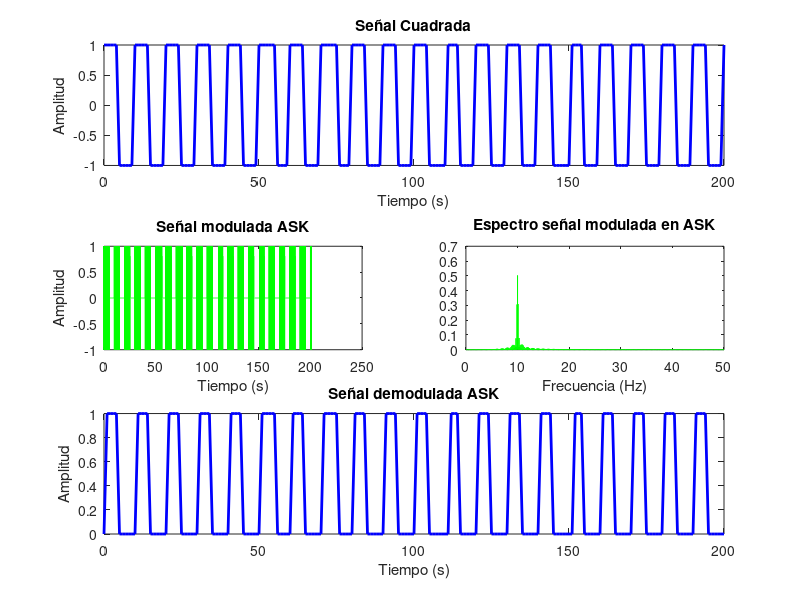

Write the MATLAB code that produced this figure.
% Parámetros de la modulación ASK
fc = 10;    % Frecuencia de la portadora en Hz
fs = 100;   % Frecuencia de muestreo en Hz
Tb = 1;     % Duración de bit en segundos

% Generación de la señal cuadrada
t1 = 0:1:2*fs; % Vector de tiempo para la señal cuadrada
square_signal = square(2*pi*fc/fs*t1); % Señal cuadrada con frecuencia fc

% Generación de la señal modulada ASK
t = 0:1/fs:length(square_signal)*Tb-1/fs;

portadora = cos(2*pi*fc*t);  % Señal portadora

ask_signal = zeros(1, length(t));
for i = 1:length(square_signal)
    if square_signal(i) == 1
        ask_signal((i-1)*fs*Tb+1:i*fs*Tb) = portadora((i-1)*fs*Tb+1:i*fs*Tb);
    end
end

% Señal Original (Señal Cuadrada)
subplot(3,2,[1,2])
plot(t1, square_signal, 'b', 'LineWidth', 2);
xlabel('Tiempo (s)');
ylabel('Amplitud');
title('Señal Cuadrada');

% Visualización de la señal modulada ASK
subplot(3,2,3)
plot(t, ask_signal,'g');
xlabel('Tiempo (s)');
ylabel('Amplitud');
title('Señal modulada ASK');

% Calcular la Transformada de Fourier de la señal demodulada
N = length(ask_signal);
Y = fft(ask_signal);
P2 = abs(Y/N);
P1 = P2(1:N/2+1);
P1(2:end-1) = 2*P1(2:end-1);
f = fs*(0:(N/2))/N;

% Gráficos
subplot(3,2,4);
plot(f, P1,'g');
title('Espectro señal modulada en ASK');
xlabel('Frecuencia (Hz)');

%% DEMODULACIÓN

% Demodulación de la señal ASK

% Multiplicar la señal modulada ASK por la señal portadora original
demod_signal = ask_signal .* portadora;

% Aplicar un filtro pasa bajo para eliminar la frecuencia de la portadora
filtro_pasabajo = fir1(50, 0.1); % Filtro FIR pasa bajo de orden 50
demod_signal_filtered = filter(filtro_pasabajo, 1, demod_signal);

% Muestrear la señal filtrada en los momentos en que deberían haber estado los bits originales
demod_samples = demod_signal_filtered((Tb/2*fs):Tb*fs:end);

% Decidir sobre un umbral y decodificar los bits
umbral = 0.5; % Umbral de decisión
bits_recuperados = demod_samples > umbral;

% Señal Demodulada
subplot(3,2,[5,6])
plot(t1, bits_recuperados, 'b', 'LineWidth', 2);
xlabel('Tiempo (s)');
ylabel('Amplitud');
title('Señal demodulada ASK');
